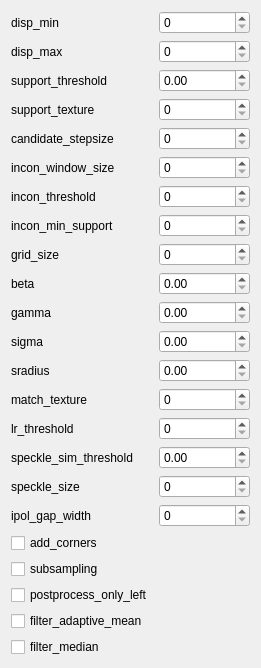
         <widget class="QWidget" name="scrollAreaWidgetContents_2">
          <property name="geometry">
           <rect>
            <x>0</x>
            <y>0</y>
            <width>261</width>
            <height>590</height>
           </rect>
          </property>
          <layout class="QGridLayout" name="gridLayout_7">
           <item row="32" column="0">
            <widget class="QLabel" name="label_62">
             <property name="text">
              <string>speckle_size</string>
             </property>
            </widget>
           </item>
           <item row="33" column="0">
            <widget class="QLabel" name="label_63">
             <property name="text">
              <string>ipol_gap_width</string>
             </property>
            </widget>
           </item>
           <item row="0" column="0">
            <widget class="QLabel" name="label_32">
             <property name="text">
              <string>disp_min</string>
             </property>
            </widget>
           </item>
           <item row="1" column="0">
            <widget class="QLabel" name="label_47">
             <property name="text">
              <string>disp_max</string>
             </property>
            </widget>
           </item>
           <item row="1" column="1">
            <widget class="QSpinBox" name="spinBox_disp_max">
             <property name="maximum">
              <number>255</number>
             </property>
            </widget>
           </item>
           <item row="0" column="1">
            <widget class="QSpinBox" name="spinBox_disp_min">
             <property name="maximum">
              <number>255</number>
             </property>
            </widget>
           </item>
           <item row="2" column="0">
            <widget class="QLabel" name="label_48">
             <property name="text">
              <string>support_threshold</string>
             </property>
            </widget>
           </item>
           <item row="2" column="1">
            <widget class="QDoubleSpinBox" name="doubleSpinBox_support_threshold">
             <property name="maximum">
              <double>10.000000000000000</double>
             </property>
             <property name="singleStep">
              <double>0.010000000000000</double>
             </property>
            </widget>
           </item>
           <item row="3" column="1">
            <widget class="QSpinBox" name="spinBox_support_texture"/>
           </item>
           <item row="3" column="0">
            <widget class="QLabel" name="label_49">
             <property name="text">
              <string>support_texture</string>
             </property>
            </widget>
           </item>
           <item row="7" column="0">
            <widget class="QLabel" name="label_50">
             <property name="text">
              <string>candidate_stepsize</string>
             </property>
            </widget>
           </item>
           <item row="7" column="1">
            <widget class="QSpinBox" name="spinBox_candidate_stepsize"/>
           </item>
           <item row="9" column="0">
            <widget class="QLabel" name="label_51">
             <property name="text">
              <string>incon_window_size</string>
             </property>
            </widget>
           </item>
           <item row="9" column="1">
            <widget class="QSpinBox" name="spinBox_incon_window_size"/>
           </item>
           <item row="11" column="0">
            <widget class="QLabel" name="label_52">
             <property name="text">
              <string>incon_threshold</string>
             </property>
            </widget>
           </item>
           <item row="11" column="1">
            <widget class="QSpinBox" name="spinBox_incon_threshold"/>
           </item>
           <item row="13" column="0">
            <widget class="QLabel" name="label_53">
             <property name="text">
              <string>incon_min_support</string>
             </property>
            </widget>
           </item>
           <item row="13" column="1">
            <widget class="QSpinBox" name="spinBox_incon_min_support"/>
           </item>
           <item row="15" column="0">
            <widget class="QLabel" name="label_54">
             <property name="text">
              <string>grid_size</string>
             </property>
            </widget>
           </item>
           <item row="15" column="1">
            <widget class="QSpinBox" name="spinBox_grid_size"/>
           </item>
           <item row="16" column="0">
            <widget class="QLabel" name="label_55">
             <property name="text">
              <string>beta</string>
             </property>
            </widget>
           </item>
           <item row="16" column="1">
            <widget class="QDoubleSpinBox" name="doubleSpinBox_beta">
             <property name="maximum">
              <double>10.000000000000000</double>
             </property>
             <property name="singleStep">
              <double>0.010000000000000</double>
             </property>
            </widget>
           </item>
           <item row="17" column="0">
            <widget class="QLabel" name="label_56">
             <property name="text">
              <string>gamma</string>
             </property>
            </widget>
           </item>
           <item row="17" column="1">
            <widget class="QDoubleSpinBox" name="doubleSpinBox_gamma"/>
           </item>
           <item row="18" column="0">
            <widget class="QLabel" name="label_57">
             <property name="text">
              <string>sigma</string>
             </property>
            </widget>
           </item>
           <item row="18" column="1">
            <widget class="QDoubleSpinBox" name="doubleSpinBox_sigma">
             <property name="maximum">
              <double>10.000000000000000</double>
             </property>
            </widget>
           </item>
           <item row="19" column="0">
            <widget class="QLabel" name="label_58">
             <property name="text">
              <string>sradius</string>
             </property>
            </widget>
           </item>
           <item row="19" column="1">
            <widget class="QDoubleSpinBox" name="doubleSpinBox_sradius">
             <property name="maximum">
              <double>10.000000000000000</double>
             </property>
            </widget>
           </item>
           <item row="20" column="0">
            <widget class="QLabel" name="label_59">
             <property name="text">
              <string>match_texture</string>
             </property>
            </widget>
           </item>
           <item row="20" column="1">
            <widget class="QSpinBox" name="spinBox_match_texture"/>
           </item>
           <item row="21" column="1">
            <widget class="QSpinBox" name="spinBox_lr_threshold"/>
           </item>
           <item row="21" column="0">
            <widget class="QLabel" name="label_60">
             <property name="text">
              <string>lr_threshold</string>
             </property>
            </widget>
           </item>
           <item row="28" column="0">
            <widget class="QLabel" name="label_61">
             <property name="text">
              <string>speckle_sim_threshold</string>
             </property>
            </widget>
           </item>
           <item row="28" column="1">
            <widget class="QDoubleSpinBox" name="doubleSpinBox_speckle_sim_threshold"/>
           </item>
           <item row="32" column="1">
            <widget class="QSpinBox" name="spinBox_speckle_size">
             <property name="maximum">
              <number>1000</number>
             </property>
            </widget>
           </item>
           <item row="33" column="1">
            <widget class="QSpinBox" name="spinBox_ipol_gap_width">
             <property name="maximum">
              <number>10000</number>
             </property>
            </widget>
           </item>
           <item row="34" column="0">
            <widget class="QCheckBox" name="checkBox_add_corners">
             <property name="text">
              <string>add_corners</string>
             </property>
            </widget>
           </item>
           <item row="35" column="0">
            <widget class="QCheckBox" name="checkBox_subsampling">
             <property name="text">
              <string>subsampling</string>
             </property>
            </widget>
           </item>
           <item row="36" column="0">
            <widget class="QCheckBox" name="checkBox_postprocess_only_left">
             <property name="text">
              <string>postprocess_only_left</string>
             </property>
            </widget>
           </item>
           <item row="37" column="0">
            <widget class="QCheckBox" name="checkBox_filter_adaptive_mean">
             <property name="text">
              <string>filter_adaptive_mean</string>
             </property>
            </widget>
           </item>
           <item row="38" column="0">
            <widget class="QCheckBox" name="checkBox_filter_median">
             <property name="text">
              <string>filter_median</string>
             </property>
            </widget>
           </item>
          </layout>
         </widget>
